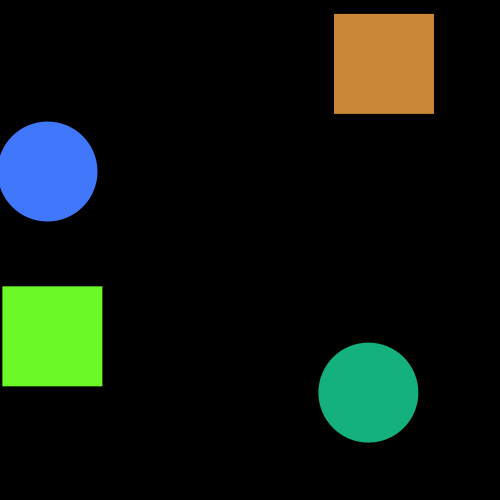
Frame 1 (no input)
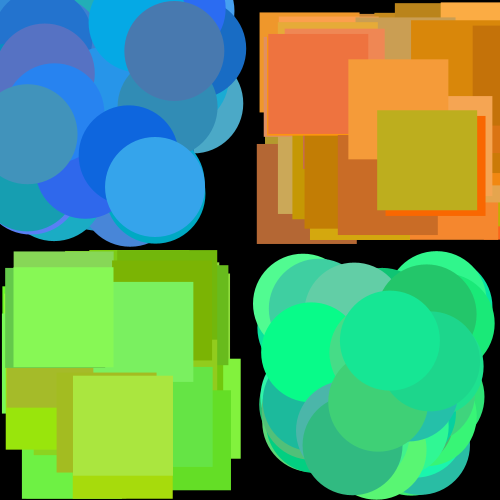
Frame 60 (the mouse pressed at the canvas centre just before this capture)
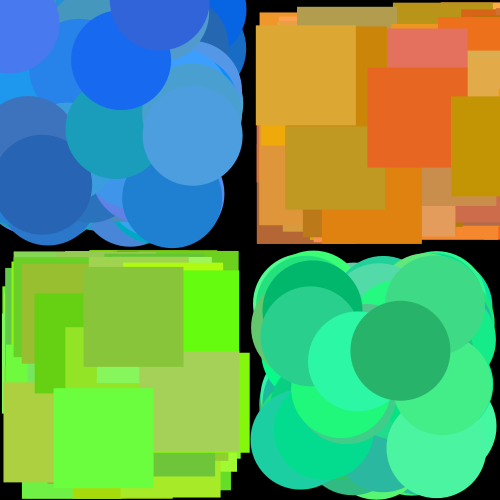
Frame 120 (the mouse held since frame 60 and released just before this capture)

The Processing sketch that drew these frames (run headless with seeded random() and noise(); from frame 60 on, the mouse is pressed at the canvas centre):

// Processing sketch: sketch_140930a
// ── sketch_140930a.pde
void setup () {
  size(500,500);
  background(0); 
  noStroke();
}
void draw () {
  fill(random(0,100),random(100,175),random(175,255));
  ellipse(random((width/2)-50),random((height/2)-50),100,100);
  
  fill(random(175,255),random(100,175),random(0,100));
  rect(random(width/2,width),random((height/2)-100),100,100);
  
  fill(random(0,100),random(175,255),random(100,175));
  ellipse(random((width/2)+50,width-50),random((height/2)+50,height-50),100,100);
  
  fill(random(100,175),random(175,255),random(0,100));
  rect(random((width/2)-100),random((height/2),height-100),100,100);
}
